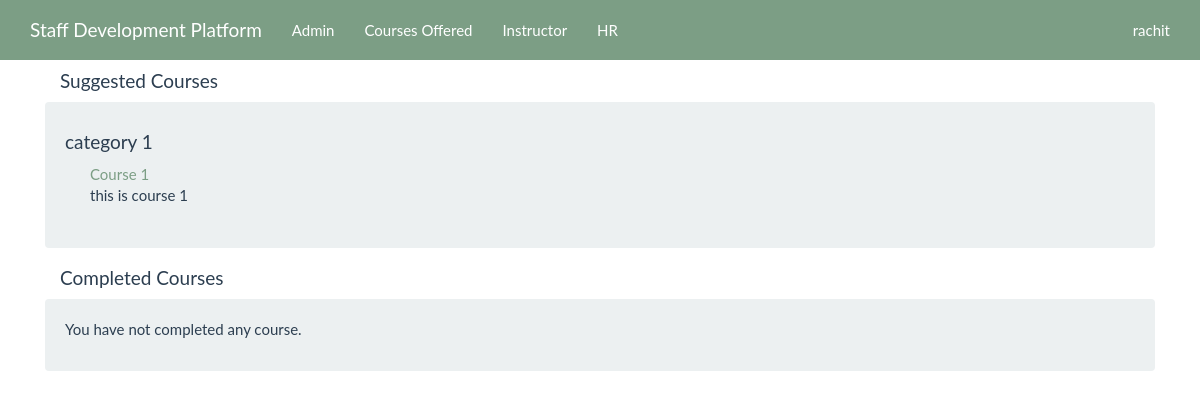
Before: /main/participant/ (signed in) with the older database file.
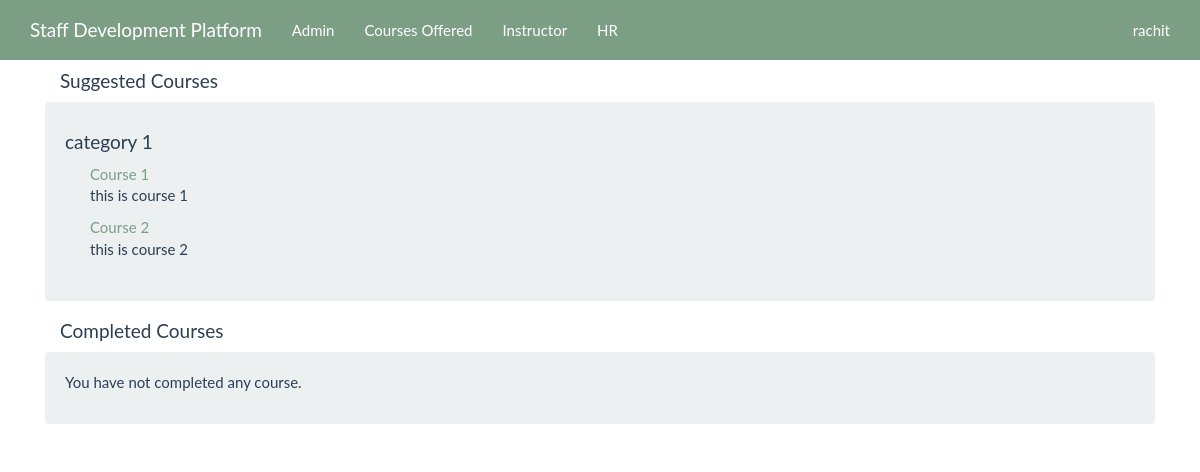
After: the same page with the newer database file.
### main/models.py (models this page shows, shortened)
class Category(models.Model):
	name = models.CharField(max_length=40)
	def __str__(self):
		return self.name
	def getCourses(self):
		return Course.objects.filter(category=self)

class Course(models.Model):
	category = models.ForeignKey(Category)
	instructor = models.ForeignKey(Instructor)
	name = models.CharField(max_length=40)
	description = models.TextField()
	deployed = models.IntegerField(default=0)

### main/views.py (the view)
# urls.py: url(r'^participant/course/(?P<course_id>\d+)/$', views.view_course, name='view'),
@login_required
def participant(request):
	participantObj = Participant.objects.filter(pk=request.user.id)[0]
	courseHistory = participantObj.getCompletedCourses()
	courseList = {}
	categories = Category.objects.all()
	for category in categories:
		courses = category.getCourses().filter(deployed=1).exclude(pk=participantObj.course_id)
		if courses:
			courseList[category] = courses
	if participantObj.getEnrolledCourse():
		context = {'enrolledCourse': participantObj.getEnrolledCourse(), 'modCount': participantObj.getEnrolledCourse().getModuleCount(), 'access': participantObj.access-1, 'courseList': courseList, 'courseHistory':courseHistory }
	else:
		context = {'enrolledCourse': participantObj.getEnrolledCourse(), 'courseList': courseList, 'courseHistory':courseHistory }
	template = loader.get_template('main/participant.html')
	return HttpResponse(template.render(context,request))

### main/models.py (called while the page is built)
	def getEnrolledCourse(self):
		return self.course

	def getCompletedCourses(self):
		return History.objects.filter(participant=self)

### main/templates/main/participant.html (shortened to what this page needs)
<head>
</head>
<body>
  {% include "main/navbar.html" %}
  <div class="container">
    <div class="col-md-12">
      <div class="col-md-12">
        <h4>Suggested Courses</h4>
        <div class="row well">
          {% if courseList %}
          {% for cat,courses in courseList.items %}
          <h4>{{ cat }}</h4>
          <ul>
            {% for course in courses %}
            <div class="row">
              <h7><a href="course/{{ course.id }}/">{{ course.name }}</a></h7>
              <p> {{course.description}} </p>
            </div>
            {% endfor %}
          </ul>
          {% endfor %} {% else %}
          <p>No other courses are available.</p>
          {% endif %}
        </div>
        <h4>Completed Courses</h4>
        <div class="row well">
          {% if courseHistory %}
          <ul>
            {% for course in courseHistory %}
            <div class="row">
              <h7><a href="{% url 'completedCourses' course.course_id %}">{{ course.course }}</a></h7>
            </div>
            {% endfor %}
          </ul>
          {% else %}
          <p>You have not completed any course.</p>
          {% endif %}
        </div>
      </div>
    </div>
  </div>
<body>

Changed rows visible on the page:
added Course: name "Course 2", description "this is course 2"
